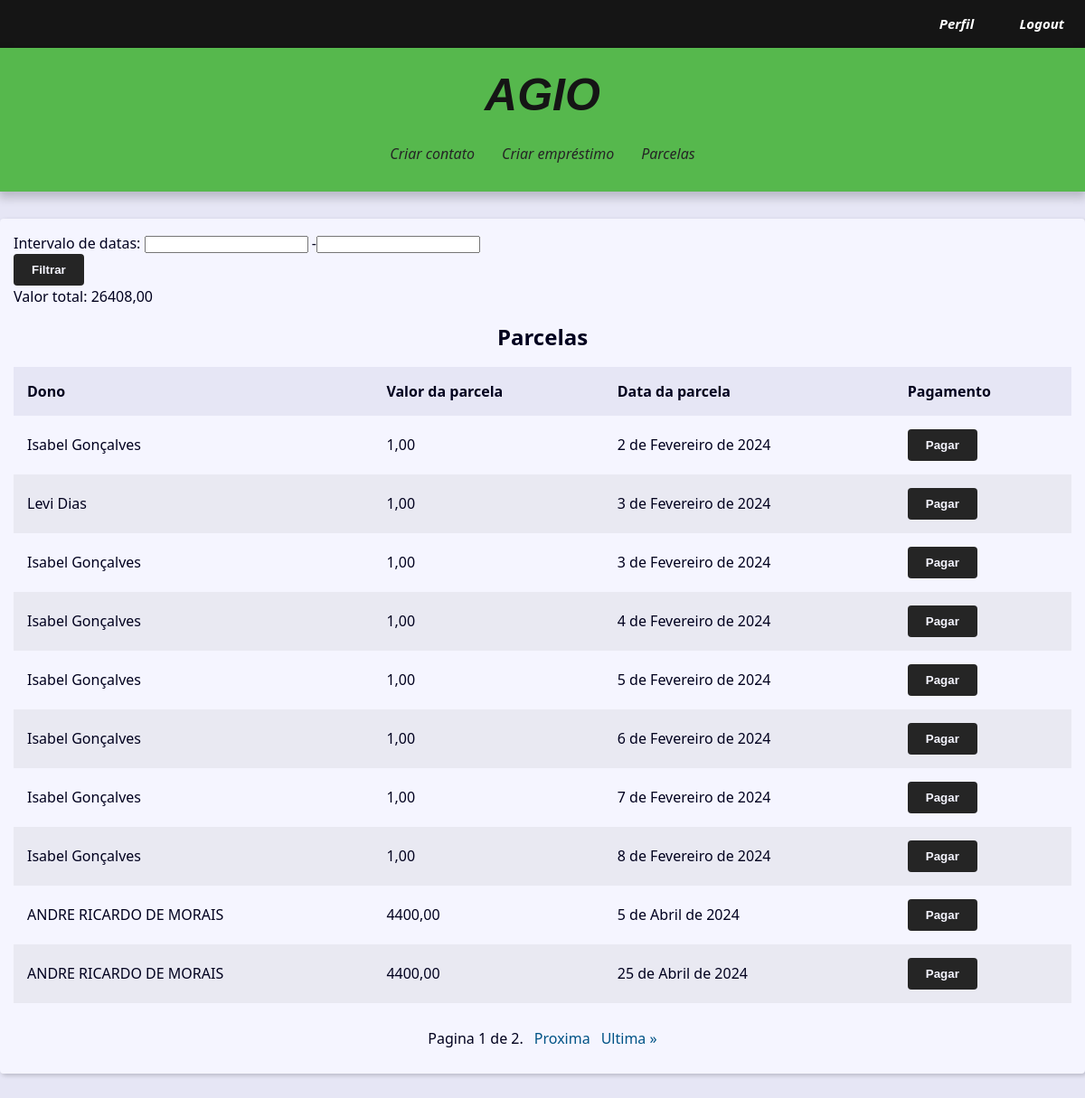
/parcelas/ (signed in), run on the app's committed database.
### contact/models.py (models this page shows, shortened)
class Parcelas(models.Model):
    class Meta:
        verbose_name_plural = 'Parcelas'
        verbose_name = 'Parcela'
    amount_per_installment = models.DecimalField(max_digits=10,
                            decimal_places=2, null=True, verbose_name='Valor por parcela')
    paid = models.BooleanField(default=False,)
    owner = models.ForeignKey(Loan, on_delete=models.SET_NULL, null=True, verbose_name='Dono do emprestimo')
    owner_user = models.ForeignKey(User, on_delete=models.SET_NULL, null=True)
    installment_date = models.DateField(default=timezone.now)

class Loan(models.Model):
    class Meta:
        verbose_name_plural = 'Emprestimos'
        verbose_name = 'Emprestimo'
    total_amount = models.DecimalField(max_digits=10, decimal_places=2,
                                       verbose_name='Valor')
    loan_date = models.DateField(default=timezone.now, verbose_name='Data de Emprestimo')
    total_installments = models.IntegerField(verbose_name='Parcelas')
    owner = models.ForeignKey(Contact, on_delete=models.SET_NULL, null=True,
                              verbose_name='Dono do emprestimo')
    fees = models.DecimalField(max_digits=10, decimal_places=0, default=0,
                               verbose_name='Taxa de juros')
    days = models.IntegerField(default=0, verbose_name='Dias')
    def __str__(self) -> str:
        return f'{self.owner}'

class Contact(models.Model):
    class Meta:
        verbose_name_plural = 'Usuarios'
        verbose_name = 'Usuario'
    first_name = models.CharField(max_length=50, verbose_name='Nome')
    last_name = models.CharField(max_length=50, blank=True,
                                  verbose_name='Sobrenome')
    phone = models.CharField(max_length=50, verbose_name='Telefone')
    email = models.EmailField(max_length=254, verbose_name='Email')
    created_date = models.DateTimeField(default=timezone.now)
    description = models.TextField(blank=True, verbose_name='Descrição')
    show = models.BooleanField(default=True)
    picture = models.ImageField(upload_to='pictures/%Y/%m/%d', blank=True, verbose_name='Imagem')
    owner = models.ForeignKey(User, on_delete=models.SET_NULL,
                              blank=True, null=True)
    def __str__(self) -> str:
        return f'{self.first_name} {self.last_name}'

### contact/views/contact_views.py (the view)
# urls.py: path('parcelas/', views.parcelas_filter, name='parcelas'),
@login_required(login_url='contact:login')
def parcelas_filter(request,):
    user = request.user
    single_installments = Parcelas.objects.filter(owner_user=user).order_by('installment_date')
    filter = ParcelasFilter(request.GET, queryset=single_installments)
    paginator = Paginator(filter.qs, 10)
    page_number = request.GET.get("page")
    page_obj = paginator.get_page(page_number)
    total_value = 0
    for installment in filter.qs:
        if installment.owner_user == request.user:
            total_value += installment.amount_per_installment
    context = {
        'page_obj': page_obj,
        'site_title': 'parcelas/filter - ',
        'filter': filter,
        'total_value': total_value,
    }
    return render(request, 'contact/allparcelas.html', context,)

### contact/templates/contact/allparcelas.html (shortened to what this page needs)
{% extends "base.html" %}
{% block content %}
    <form method="GET">
        {{ filter.form.as_p }}
        <button class="btn" type="submit">Filtrar</button>
    </form>
    <p>Valor total: {{ total_value }}</p>
    {% if filter.qs %}
        <div class="responsive-table">
            <table class="contacts-table">
                <caption class="table-caption">Parcelas</caption>
                <thead>
                    <tr class="table-row table-row-header">
                        <th class="table-header">Dono</th>
                        <th class="table-header">Valor da parcela</th>
                        <th class="table-header">Data da parcela</th>
                        <th class="table-header">Pagamento</th>
                    </tr>
                </thead>
                <tbody>
                    {% for installment in page_obj %}
                        {% if installment.owner_user == user %}
                            <tr class="table-row">
                                <td class="table-cel">
                                    {{installment.owner}}
                                </td>
                                <td class="table-cel">
                                    {{installment.amount_per_installment}}
                                </td>
                                <td class="table-cel">
                                    {{installment.installment_date}}
                                </td>
                                <td class="table-cel">
                                    <form action="{% url 'contact:delete_parcela' parcela_id=installment.id %}" method="post">
                                        <button class="btn" type="submit">Pagar</button>
                                    </form>
                                </td>
                            </tr>
                        {% endif %}
                    {% endfor %}
                </tbody>
            </table>
        </div>
    {% endif %}
{% endblock content %}

### base_static/global/css/style.css (style rules this page uses)
:root { --spacing: 1.5rem; --link-dark-color: rgb(0, 83, 134); --link-light-color: rgb(156, 217, 255); --clr-white: rgb(245, 245, 255); --clr-black: rgb(0, 0, 30); --clr-light-gray: rgb(230, 230, 245); --clr-dark-shadow-5: rgba(0, 0, 10, 5%); --clr-dark-shadow-10: rgba(0, 0, 10, 10%); --clr-dark-shadow-20: rgba(0, 0, 10, 20%); --clr-light-shadow-5: rgba(200, 200, 255, 5%); --clr-light-shadow-10: rgba(200, 200, 255, 10%); --clr-light-shadow-20: rgba(200, 200, 255, 20%); --main-page-width: 120rem; --table-min-width: 60rem; --biggest-font-size: 5rem; --bigger-font-size: 4rem; --big-font-size: 3.2rem; --medium-font-size: 2.4rem; --small-font-size: 1.6rem; --smaller-font-size: 1.4rem; --smallest-font-size: 1.2rem; --transition-fast: 300ms; --transition-medium: 600ms; --transition-slow: 1s; --default-border-radius: 4px; }
*, *::before, *::after { margin: 0; padding: 0; box-sizing: border-box; }
html { font-size: 62.5%; }
body { font-family: system-ui, -apple-system, BlinkMacSystemFont, 'Segoe UI', Roboto, Oxygen, Ubuntu, Cantarell, 'Open Sans', 'Helvetica Neue', sans-serif; line-height: 1.5; font-size: var(--small-font-size); color: var(--clr-black); -webkit-font-smoothing: antialiased; background: var(--clr-light-gray); }
.responsive-table { width: 100%; overflow-x: auto; }
.contacts-table { width: 100%; min-width: var(--table-min-width); border-collapse: collapse; }
.table-caption { font-size: var(--medium-font-size); font-weight: bold; padding: var(--spacing); }
.table-row { text-align: left; text-overflow: ellipsis; transition: background-color var(--transition-fast) ease-in-out; }
.table-row:nth-of-type(2n) { background: var(--clr-dark-shadow-5); }
.table-row-header { background: var(--clr-light-gray); color: var(--clr-black); }
.table-cel, .table-header { padding: var(--spacing); }
.btn { background-color: #252525; color: var(--clr-white); font-weight: bold; border: none; padding: 1rem 2rem; border-radius: var(--default-border-radius); cursor: pointer; transition: filter var(--transition-fast) ease-in-out; }

### data on the page
Parcelas: owner "Isabel Gonçalves", amount_per_installment "1,00", installment_date "2 de Fevereiro de 2024"
Parcelas: owner "Levi Dias", amount_per_installment "1,00", installment_date "3 de Fevereiro de 2024"
Parcelas: owner "Isabel Gonçalves", amount_per_installment "1,00", installment_date "3 de Fevereiro de 2024"
Parcelas: owner "Isabel Gonçalves", amount_per_installment "1,00", installment_date "4 de Fevereiro de 2024"
Parcelas: owner "Isabel Gonçalves", amount_per_installment "1,00", installment_date "5 de Fevereiro de 2024"
Parcelas: owner "Isabel Gonçalves", amount_per_installment "1,00", installment_date "6 de Fevereiro de 2024"
Parcelas: owner "Isabel Gonçalves", amount_per_installment "1,00", installment_date "7 de Fevereiro de 2024"
Parcelas: owner "Isabel Gonçalves", amount_per_installment "1,00", installment_date "8 de Fevereiro de 2024"
Parcelas: owner "ANDRE RICARDO DE MORAIS", amount_per_installment "4400,00", installment_date "5 de Abril de 2024"
Parcelas: owner "ANDRE RICARDO DE MORAIS", amount_per_installment "4400,00", installment_date "25 de Abril de 2024"

### other printed values
{{ total_value }} "26408,00"
{{ page_obj.number }} "1"
{{ page_obj.paginator.num_pages }} "2"
